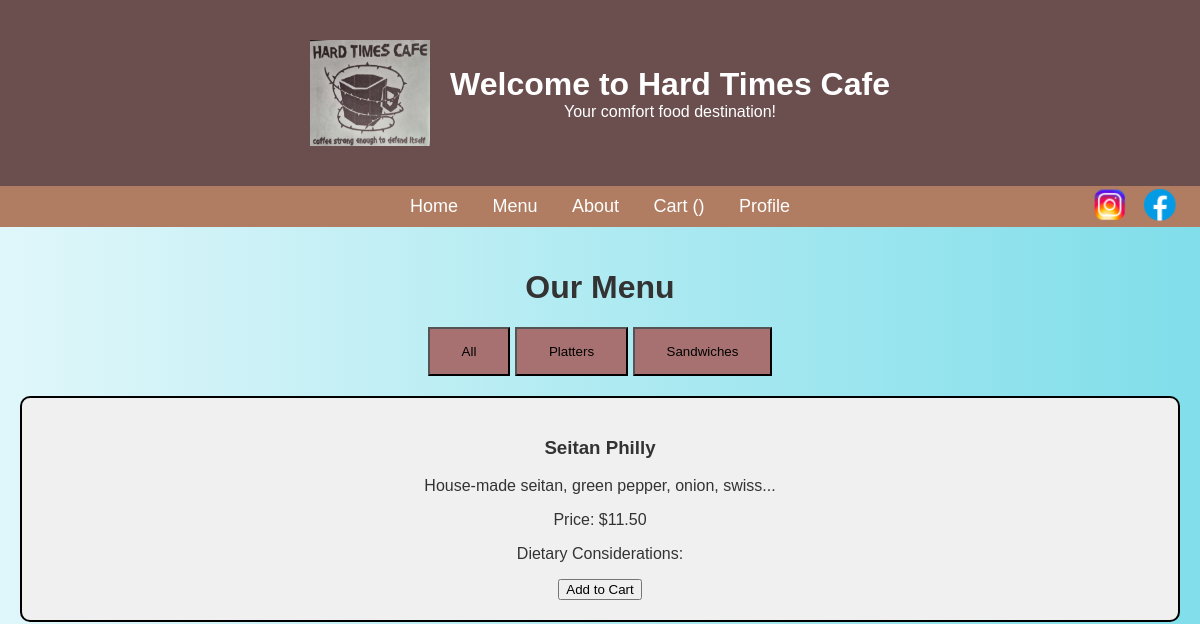
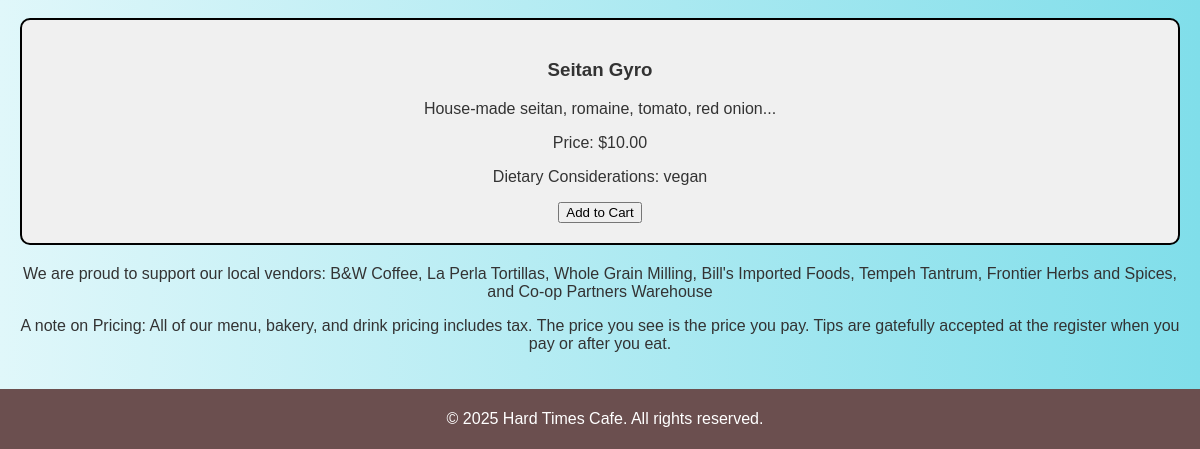
The page /menu?category=Sandwiches on the database as committed earlier (2 pictures, top to bottom).
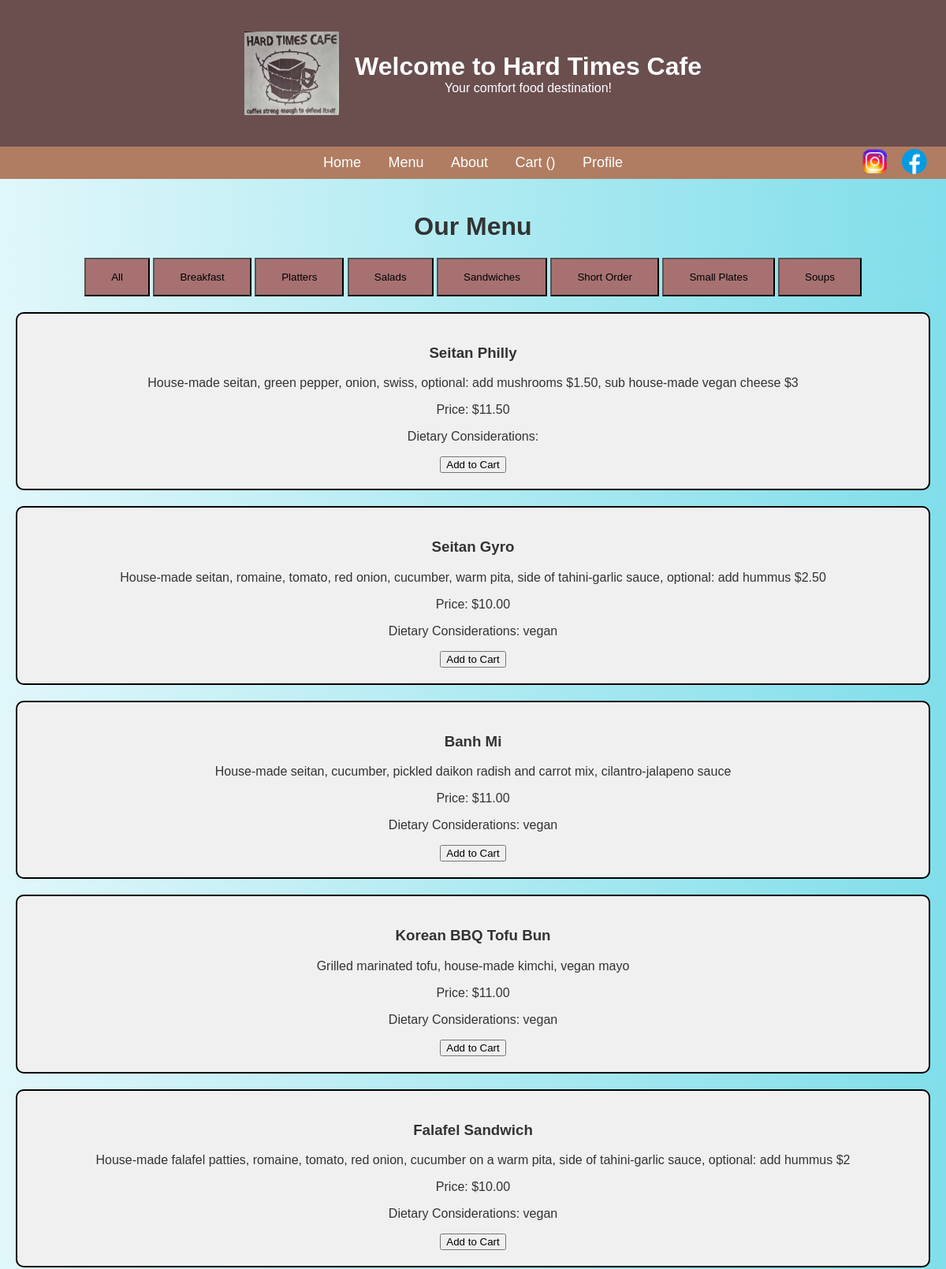
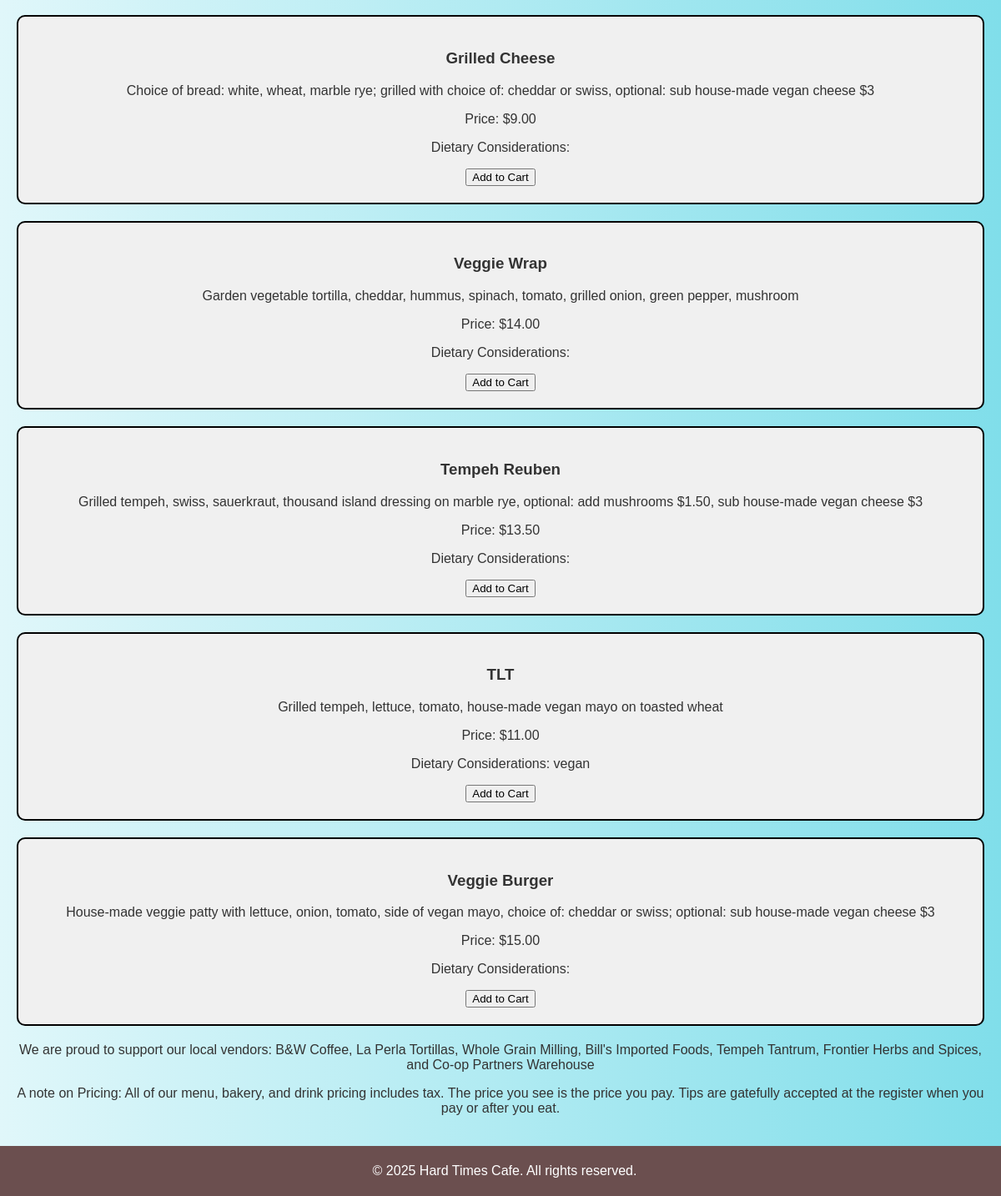
The same page on the database as committed later (2 pictures, top to bottom).
### app.py (models this page shows, shortened)
class menu_items(db.Model):
    menuId = db.Column(db.Integer, primary_key=True)
    name = db.Column(db.String(100), nullable=False)
    description = db.Column(db.String(100))
    price = db.Column(db.Float, nullable=False)
    denotations = db.Column(db.String(100))
    category = db.Column(db.String(100))
    item = db.relationship('orderDetails', foreign_keys='orderDetails.itemId', backref='menu_items', lazy=True)

### app.py (the view)
@app.route('/menu', methods=['GET'])
def menu():
    category = request.args.get('category', 'all')
    if category == 'all':
        menuItems = menu_items.query.all()
    else:
        menuItems = menu_items.query.filter_by(category=category).all()
    categories = db.session.query(menu_items.category).distinct().order_by(menu_items.category).all()
    return render_template('menu.html', menuItems=menuItems, categories=categories, selected_category=category)

### templates/menu.html (shortened to what this page needs)
<!DOCTYPE html>
<html lang="en">
<head>
    <link rel="stylesheet" href="{{ url_for('static', filename='style.css') }}">
</head>
<body>
    <header>
        <div class="header-container">
          <img src="{{ url_for('static', filename='logo.jpg') }}" alt="Hard Times Cafe Logo" class="logo">
          <div class="header-text">
            <h1>Welcome to Hard Times Cafe</h1>
            <p>Your comfort food destination!</p>
          </div>
        </div>
    </header>
    <div class="nav-social-container">
        <nav class="navbar">
            <ul class="nav-links">
                <li><a href="{{ url_for('home') }}">Home</a></li>
                <li><a href="{{ url_for('menu') }}">Menu</a></li>
                <li><a href="{{ url_for('about') }}">About</a></li>
                <li><a href="{{ url_for('checkout') }}">Cart (<span id="cart-counter">0</span>)</a></li>
                <li><a href="/user">Profile</a></li>
            </ul>
            <div class="social-icons">
                <a href="https://www.instagram.com/hardtimescafempls/?hl=en" target="_blank">
                    <img src="{{ url_for('static', filename='ig_icon.png') }}" alt="Instagram" style="height: 40px;"></a>
                <a href="https://www.facebook.com/hardtimescafe/" target="_blank">
                    <img src="{{ url_for('static', filename='fb_icon.png') }}" alt="Facebook" style="height: 40px;"></a>
            </div>
        </nav>
    </div>
    <main>
        <h1>Our Menu</h1>
        <div class="categories">
            <button class="button" onclick="window.location.href='/menu'">All</button>
            {% for category in categories %}
                <button class="button" onclick="window.location.href='/menu?category={{ category.category }}'" {% if selected_category == category.category %}class="active"{% endif %}>{{ category.category}}</button>
            {% endfor %}
        </div>
        <div class="menu-items">
            {% for item in menuItems %}
            <div class="menu-item">
                <h3>{{ item.name }}</h3>
                <p>{{ item.description }}</p>
                <p>Price: ${{ "%.2f" | format(item.price) }}</p>
                <p>Dietary Considerations: {{ item.denotations }}</p>
                <button class="add-to-cart"
                        data-id="{{ item.menuId }}"
                        data-name="{{ item.name }}"
                        data-price="{{ item.price }}"> Add to Cart </button>
            </div>
            {% endfor %}
        </div>
        <p style="text-align: center;">We are proud to support our local vendors: B&W Coffee, La Perla Tortillas, Whole Grain Milling, Bill's Imported Foods, Tempeh Tantrum, Frontier Herbs and Spices, and Co-op Partners Warehouse</p>
        <p style="text-align: center;">A note on Pricing: All of our menu, bakery, and drink pricing includes tax. The price you see is the price you pay. Tips are gatefully accepted at the register when you pay or after you eat.</p>
    </main>
    <footer>
        <p>&copy; 2025 Hard Times Cafe. All rights reserved.</p>
    </footer>
</body>
</html>

Rows that differ between the two databases and show on the page:
changed menu_items "Seitan Philly": description "House-made seitan, green pepper, onion, swiss..." → "House-made seitan, green pepper, onion, swiss, optional: add mushrooms $1.50, sub house-made vegan cheese $3"
changed menu_items "Seitan Gyro": description "House-made seitan, romaine, tomato, red onion..." → "House-made seitan, romaine, tomato, red onion, cucumber, warm pita, side of tahini-garlic sauce, optional: add hummus $2.50"
now on this page (row edited): menu_items: name "Banh Mi", description "House-made seitan, cucumber, pickled daikon radish and carrot mix, cilantro-jalapeno sauce", price "11.00", denotations "vegan"
added menu_items: name "Korean BBQ Tofu Bun", description "Grilled marinated tofu, house-made kimchi, vegan mayo", price "11.00", denotations "vegan"
added menu_items: name "Falafel Sandwich", description "House-made falafel patties, romaine, tomato, red onion, cucumber on a warm pita, side of tahini-garlic sauce, optional: add hummus $2", price "10.00", denotations "vegan"
added menu_items: name "Grilled Cheese", description "Choice of bread: white, wheat, marble rye; grilled with choice of: cheddar or swiss, optional: sub house-made vegan cheese $3", price "9.00"
added menu_items: name "Veggie Wrap", description "Garden vegetable tortilla, cheddar, hummus, spinach, tomato, grilled onion, green pepper, mushroom", price "14.00"
added menu_items: name "Tempeh Reuben", description "Grilled tempeh, swiss, sauerkraut, thousand island dressing on marble rye, optional: add mushrooms $1.50, sub house-made vegan cheese $3", price "13.50"
added menu_items: name "TLT", description "Grilled tempeh, lettuce, tomato, house-made vegan mayo on toasted wheat", price "11.00", denotations "vegan"
added menu_items: name "Veggie Burger", description "House-made veggie patty with lettuce, onion, tomato, side of vegan mayo, choice of: cheddar or swiss; optional: sub house-made vegan cheese $3", price "15.00"
Other text that changed with them:
new list line: "Breakfast"
new list line: "Salads"
new list line: "Short Order"
new list line: "Small Plates"
new list line: "Soups"
